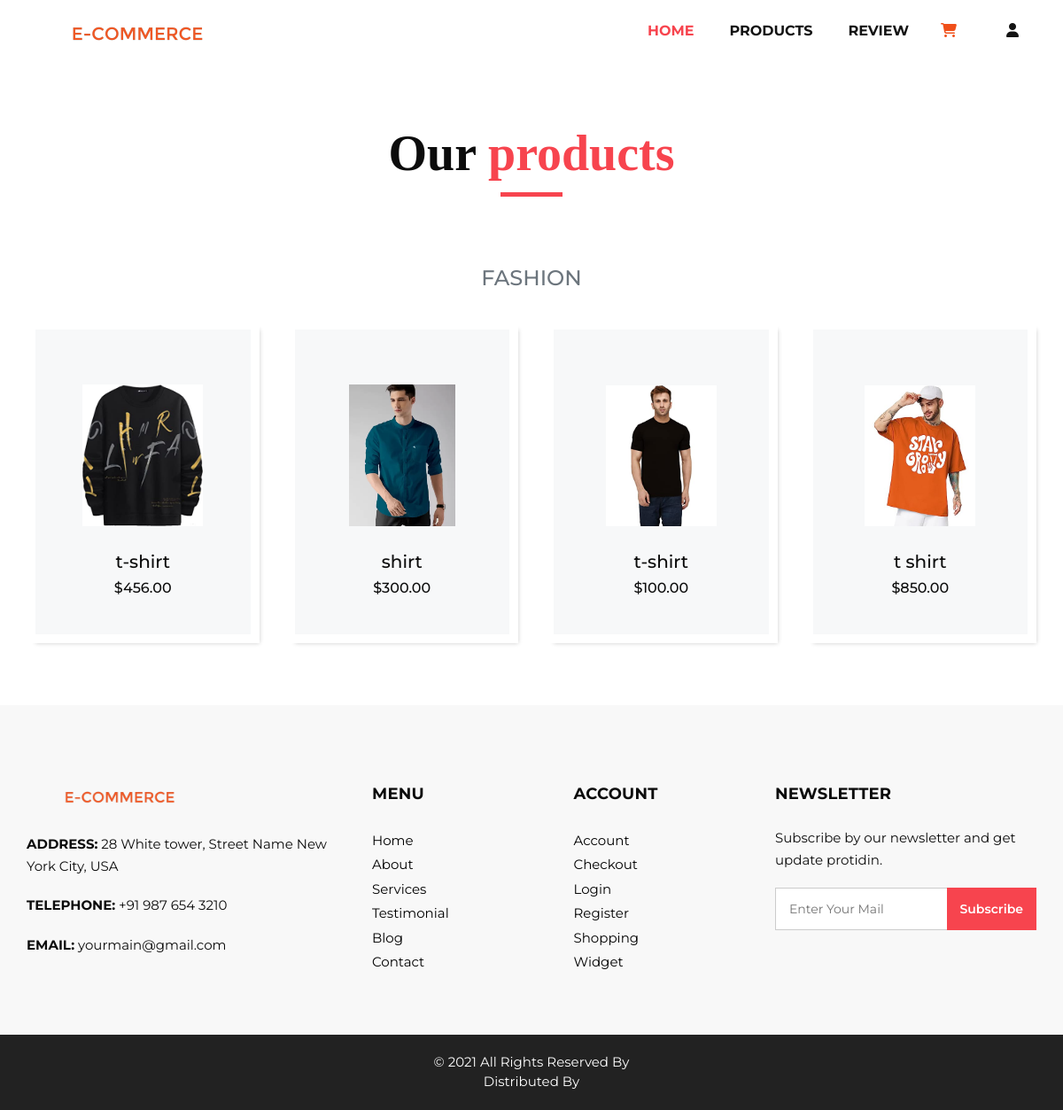
/product, run on the app's committed database.
### store/models.py (models this page shows, shortened)
class Product(models.Model):
    name = models.CharField(max_length=200)
    price = models.FloatField()
    digital = models.BooleanField(default=False, null=True, blank=True)
    image = models.ImageField(null=True, blank=True)
    @property
    def imageURL(self):
        try:
            url = self.image.url
        except:
            url = ''
        return url

### store/views.py (the view)
# urls.py: path('product', views.product, name="product"),
def product(request):
    products = Product.objects.all()
    context = {'products': products}
    return render(request, 'product.html', context)

### templates/product.html (shortened to what this page needs)
{% load static %}
<!DOCTYPE html>
<html>
   <head>
      <link rel="stylesheet" type="text/css" href="{% static '/css/bootstrap.css' %}" />
      <link href="{% static '/css/font-awesome.min.css' %}" rel="stylesheet" />
      <link href="{% static '/css/style.css' %}" rel="stylesheet" />
      <link href="{% static '/css/responsive.css' %}" rel="stylesheet" />
   </head>
   <body>
         {% include 'inc/navbar.html' %}
   {% block content%}
      <section class="product_section layout_padding">
         <div class="container">
            <div class="heading_container heading_center">
               <h2>
                  Our <span>products</span>
               </h2>
            </div>
            <h4 class="text-center pt-5 text-secondary">FASHION</h4>
            <div class="row">
               {% for product in products %}
               <div class="col-sm-6 col-md-4 col-lg-3">
                  <div class="box">
                     <div class="img-box">
                        <img src="{{ product.imageURL }}" alt="{{ product.name }}">
                     </div>
                     <div class="text-center">
                        <h5>
                           {{ product.name }}
                        </h5>
                        <h6>
                           ${{ product.price|floatformat:2 }}
                        </h6>
                     </div>
                  </div>
               </div>
               {% endfor %}
      </section>
      {% endblock content  %}
      {% include 'inc/footer.html' %}
  </body>
</html>

### templates/inc/navbar.html (shortened to what this page needs)
{% load static %}
<!DOCTYPE html>
<html>
   <head>
      <link rel="stylesheet" type="text/css" href="{% static '/css/bootstrap.css' %}" />
      <link href="{% static '/css/font-awesome.min.css' %}" rel="stylesheet" />
      <link href="{% static '/css/style.css' %}" rel="stylesheet" />
      <link href="{% static '/css/responsive.css' %}" rel="stylesheet" />
   </head>
   <body>
<header class="header_section">
    <div class="container">
       <nav class="navbar navbar-expand-lg custom_nav-container ">
          <a class="navbar-brand" href="{% url 'home' %}"><img width="250" src="{% static '/images/e-cart.png' %}" alt="#" /></a>
          <div class="collapse navbar-collapse" id="navbarSupportedContent">
             <ul class="navbar-nav">
                <li class="nav-item active">
                   <a class="nav-link" href="{% url 'home' %}">Home <span class="sr-only">(current)</span></a>
                </li>
                <li class="nav-item">
                   <a class="nav-link" href="{% url 'product' %}">Products</a>
                </li>
                <li class="nav-item">
                   <a class="nav-link" href="{% url 'review' %}">Review</a>
                </li>
               <li class="nav-item">
               <a class="nav-link pl-3" href="{% url 'cart_page' %}"><i class="fa-solid fa-cart-shopping" style="color: #f04f19;"></i></a>
               </li>
               {% if user.is_authenticated %}
                <li class="nav-item">
                  <span class="nav-link text-info">Welcome, {{ user.username }}</span>
                </li>
                <li class="nav-item">
                  <a class="nav-link" href="{% url 'logout' %}">Logout</a>
                </li>
                {% else %}
                <li class="nav-item">
                  <a class="nav-link" href="{% url 'register' %}"><i class="fa-solid fa-user  pl-3"></i></a>
                </li>
                {% endif %}
             </ul>
          </div>
       </nav>
    </div>
 </header>

### templates/inc/footer.html
{% load static %}
<footer>
    <div class="container">
       <div class="row">
          <div class="col-md-4">
              <div class="full">
                 <div class="logo_footer">
                   <a href="#"><img width="210" src="{% static '/images/e-cart.png' %}" alt="#" /></a>
                 </div>
                 <div class="information_f">
                   <p><strong>ADDRESS:</strong> 28 White tower, Street Name New York City, USA</p>
                   <p><strong>TELEPHONE:</strong> +91 987 654 3210</p>
                   <p><strong>EMAIL:</strong> yourmain@gmail.com</p>
                 </div>
              </div>
          </div>
          <div class="col-md-8">
             <div class="row">
             <div class="col-md-7">
                <div class="row">
                   <div class="col-md-6">
                <div class="widget_menu">
                   <h3>Menu</h3>
                   <ul>
                      <li><a href="#">Home</a></li>
                      <li><a href="#">About</a></li>
                      <li><a href="#">Services</a></li>
                      <li><a href="#">Testimonial</a></li>
                      <li><a href="#">Blog</a></li>
                      <li><a href="#">Contact</a></li>
                   </ul>
                </div>
             </div>
             <div class="col-md-6">
                <div class="widget_menu">
                   <h3>Account</h3>
                   <ul>
                      <li><a href="#">Account</a></li>
                      <li><a href="#">Checkout</a></li>
                      <li><a href="#">Login</a></li>
                      <li><a href="#">Register</a></li>
                      <li><a href="#">Shopping</a></li>
                      <li><a href="#">Widget</a></li>
                   </ul>
                </div>
             </div>
                </div>
             </div>
             <div class="col-md-5">
                <div class="widget_menu">
                   <h3>Newsletter</h3>
                   <div class="information_f">
                     <p>Subscribe by our newsletter and get update protidin.</p>
                   </div>
                   <div class="form_sub">
                      <form>
                         <fieldset>
                            <div class="field">
                               <input type="email" placeholder="Enter Your Mail" name="email" />
                               <input type="submit" value="Subscribe" />
                            </div>
                         </fieldset>
                      </form>
                   </div>
                </div>
             </div>
             </div>
          </div>
       </div>
    </div>
 </footer>
 <div class="cpy_">
    <p class="mx-auto">© 2021 All Rights Reserved By <a href="{% static '/https://html.design/' %}"></a><br>
       Distributed By <a href="#" target="_blank"></a>
    </p>
 </div>

### static/css/style.css (style rules this page uses)
* { box-sizing: border-box; margin: 0; padding: 0; }
body { font-family: 'Montserrat', sans-serif; color: #0c0c0c; background-color: #ffffff; overflow-x: hidden; }
.layout_padding { padding: 70px 0; }
h1, h2 { font-family: 'Playfair Display', serif; }
.heading_container { display: -webkit-box; display: -ms-flexbox; display: flex; -webkit-box-orient: vertical; -webkit-box-direction: normal; -ms-flex-direction: column; flex-direction: column; -webkit-box-align: start; -ms-flex-align: start; align-items: flex-start; }
.heading_container h2 { position: relative; margin-bottom: 0; font-size: 3.5rem; font-weight: bold; }
.heading_container h2::after { content: ""; display: block; width: 70px; height: 5px; background: #f7444e; margin: 10px auto 10px; }
.heading_container h2 span { color: #f7444e; }
.heading_container.heading_center { -webkit-box-align: center; -ms-flex-align: center; align-items: center; text-align: center; }
a, a:hover, a:focus { text-decoration: none; }
.header_section { padding: 15px 0; }
.navbar-brand { font-family: 'Playfair Display', serif; }
.custom_nav-container { padding: 0; }
.custom_nav-container .navbar-nav { margin-left: auto; }
.custom_nav-container .navbar-nav .nav-item .nav-link { padding: 5px 20px; color: #131313; text-align: center; text-transform: uppercase; border-radius: 5px; -webkit-transition: all 0.3s; transition: all 0.3s; font-weight: 700; }
.custom_nav-container .navbar-nav .nav-item:hover .nav-link, .custom_nav-container .navbar-nav .nav-item.active .nav-link { color: #f7444e; }
.product_section .heading_container { margin-bottom: 20px; }
.product_section .box { position: relative; margin-top: 25px; padding: 35px 35px; background-color: #f7f8f9; -webkit-transition: all .3s; transition: all .3s; overflow: hidden; box-shadow: 5px 5px 5px -5px rgba(0,0,0,.2); border: solid #fff 10px; }
.product_section .box .img-box { display: -webkit-box; display: -ms-flexbox; display: flex; -webkit-box-pack: center; -ms-flex-pack: center; justify-content: center; -webkit-box-align: center; -ms-flex-align: center; align-items: center; height: 215px; }
.product_section .box .img-box img { max-width: 100%; max-height: 160px; -webkit-transition: all .3s; transition: all .3s; }
footer { background: #f8f8f8; padding: 90px 0 70px; }
.logo_footer { margin-bottom: 30px; }
.information_f p { margin-bottom: 1.2rem; line-height: 25px; font-size: 15px; }
.widget_menu h3 { font-size: 18px; font-weight: 700; text-transform: uppercase; letter-spacing: 0.2px; margin-bottom: 25px; }
.widget_menu ul { list-style: none; padding: 0; margin: 0; }
.widget_menu ul li { float: left; width: 100%; }
.widget_menu ul li a { font-size: 15px; color: #000; margin-bottom: 0; float: left; width: 100%; margin-top: 5px; }
.field { display: flex; }
.widget_menu { float: left; width: 100%; }
div.form_sub .field input[type="email"], div.form_sub .field input[type="email"]:hover, div.form_sub .field input[type="email"]:focus { padding: 10px 110px 10px 15px; border-radius: 0; border: solid #ccc 1px; font-size: 14px; position: relative; box-shadow: none; width: 100%; height: 48px; }
.form_sub { position: relative; }
.form_sub input[type="email"] + input[type="submit"] { position: absolute; right: 0; background: #f7444e; color: #fff; border: none; top: 0px; font-size: 14px; height: 48px; font-weight: 600; padding: 0 15px; }
form input { background: #fff; border: solid #ccc 1px; padding: 15px 15px; width: 100%; font-size: 14px; margin-bottom: 20px; text-transform: capitalize; line-height: normal; }
form input[type="submit"] { border: none; padding: 15px 45px; width: auto; font-size: 16px; text-transform: capitalize; line-height: normal; margin: 0 auto; display: flex; background: #333; color: #fff; font-weight: 600; transition: ease all 0.1s; }
.cpy_ { background: #222; text-align: center; padding: 20px 0; }
.cpy_ p { margin: 0; color: #fff; font-size: 15px; font-weight: 400; }

### static/css/responsive.css (style rules this page uses)
@media (min-width: 1200px) { .container { max-width: 1170px; } }

### data on the page
Product: imageURL (picture), name "t-shirt", price "456.00"
Product: imageURL (picture), name "shirt", price "300.00"
Product: imageURL (picture), name "t-shirt", price "100.00"
Product: imageURL (picture), name "t shirt", price "850.00"
